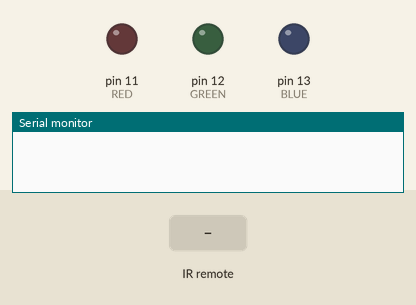
Bench run of a sketch on a simulated Arduino Uno, built with avr-gcc and run on an emulated ATmega328P. On the bench: output pins drawn as LEDs (lit = HIGH), the last lines printed to the serial monitor. The inputs (shaded band) are chosen by the test bench.

Above: at 1.2 s.
1.3 s: infrared code 0x810 received
At 2.5 s:
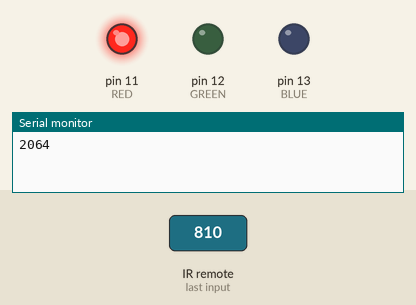
2.8 s: infrared code 0x410 received
At 3.7 s:
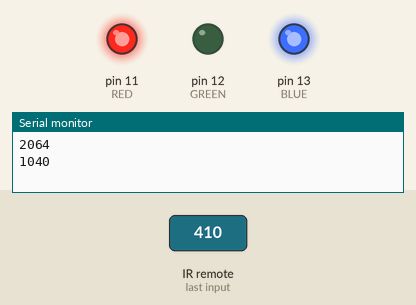
Timing chart, 0 to 5.8 s (numbered marks = the images above; inputs shaded):
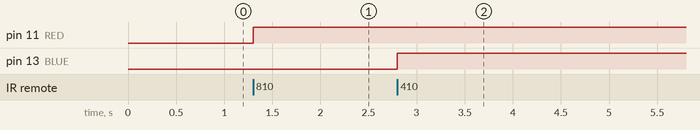

Measured:
- after the input at 1.3 s, pin 11 (RED): LOW → HIGH at once
- after the input at 2.8 s, pin 13 (BLUE): LOW → HIGH at once

The sketch:

IRrecvDemo.ino
```cpp
#include <IRremote.h>


int RECV_PIN = 15;
int RED =11;
int GREEN=12;
int BLUE =13;
boolean flag=false;


IRrecv irrecv(RECV_PIN);
decode_results results;

void setup()
{
  Serial.begin(9600);
  irrecv.enableIRIn(); // Start the receiver
  pinMode(RED,OUTPUT);
  pinMode(BLUE,OUTPUT);
  pinMode(GREEN,OUTPUT);
}

void loop() {
  if (irrecv.decode(&results)) {
    Serial.println(results.value);
    switch(results.value)
    {
      case 16:
      digitalWrite(GREEN,HIGH);
      break;
      case 2064:
      digitalWrite(RED, HIGH);
      break;
      case 1040:
      digitalWrite(BLUE, HIGH);

     }
     delay(500);
    irrecv.resume(); // Receive the next value
  }
}
```
